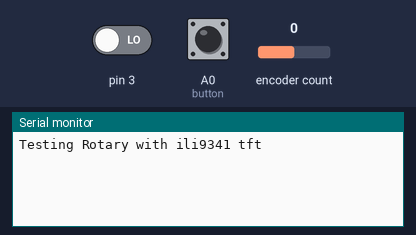
This sketch was run on a simulated Arduino Uno, built with avr-gcc and run on an emulated ATmega328P. On the bench: the last lines printed to the serial monitor. The test bench sets the inputs (shaded band); at power-on: encoder count 0, A0 (button) HIGH, pin 3 LOW.

Above: at 1.2 s.
1.3 s: encoder count set to 1
At 2.5 s:
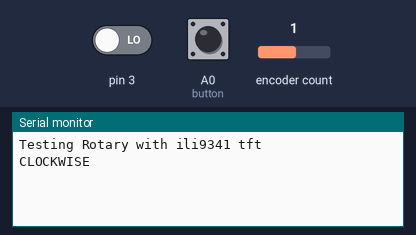
2.8 s: A0 (button) pulled LOW for 0.15 s
At 4.2 s:
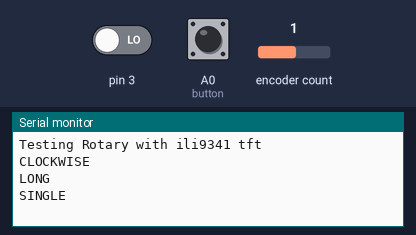
4.8 s: encoder count set to 0
At 5.3 s:
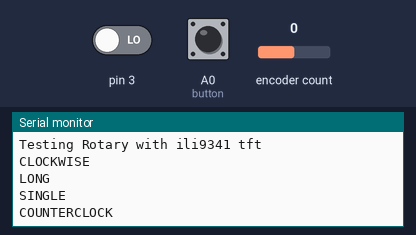
6.3 s: A0 (button) pulsed LOW 2 times (0.12 s each, 0.3 s apart)
At 8.1 s:
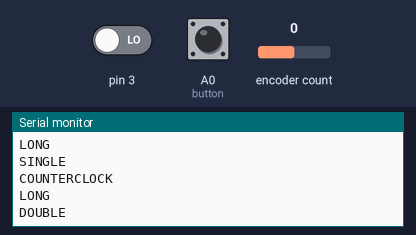

The sketch:

clockwise.ino
```cpp
#include <OneButton.h>
#include <Rotary.h>
Rotary r = Rotary(2, 3);
OneButton button(A0, true);
void setup()
{

  Serial.begin(115200);
  //rotory interrupt
  PCICR |= (1 << PCIE2);
  PCMSK2 |= (1 << PCINT18) | (1 << PCINT19);
  sei();
  // click on the encoder
  button.attachDoubleClick(doubleclick);
  button.attachClick(singleclick);
  button.attachPress(longclick);
  Serial.println("Testing Rotary with ili9341 tft");
}
void loop()
{
  // keep watching the push button:
  button.tick();
  // You can implement other code in here or just wait a while
}
void doubleclick() {

  Serial.println("DOUBLE");
}
void singleclick() {

  Serial.println("SINGLE");
}
void longclick() {

  Serial.println("LONG");
}
ISR(PCINT2_vect)
{
  unsigned char result = r.process();
  if (result == DIR_NONE) {
    // do nothing
  }
  else if (result == DIR_CW) {

    Serial.println("CLOCKWISE");
  }
  else if (result == DIR_CCW) {

    Serial.println("COUNTERCLOCK");
  }
}
```

Measured:
- after the input at 1.3 s, the serial monitor: prints a new line at once (image 1)
- after the input at 2.8 s, the serial monitor: prints a new line after 0.05 s (image 2)
- after the input at 4.8 s, the serial monitor: prints a new line at once (image 3)
- after the input at 6.3 s, the serial monitor: prints a new line after 0.05 s (image 4)
